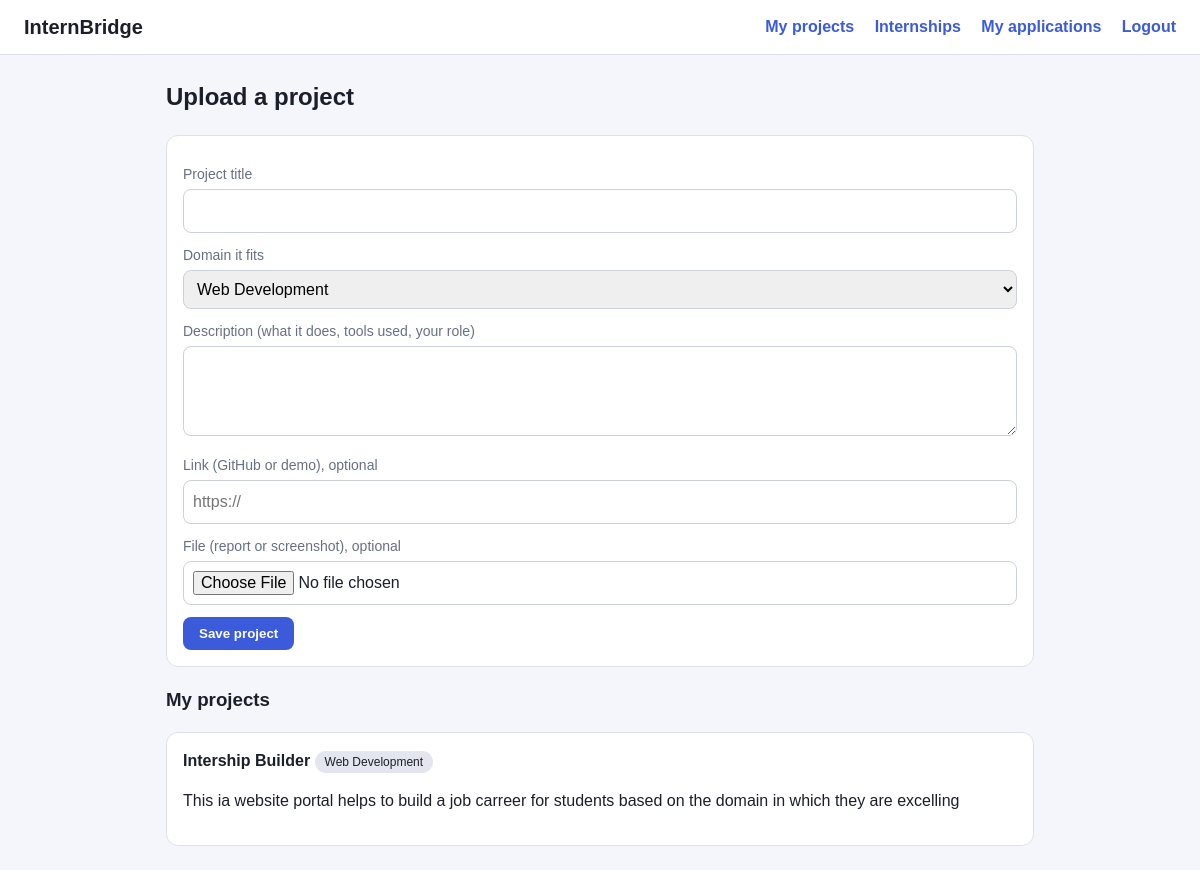
The app's page /student (signed in) with its own data.
### app.py (models this page shows)
class Project(db.Model):
    id = db.Column(db.Integer, primary_key=True)
    student_id = db.Column(db.Integer, db.ForeignKey("user.id"))
    title = db.Column(db.String(150))
    description = db.Column(db.Text)
    domain = db.Column(db.String(60))
    link = db.Column(db.String(300), default="")
    file = db.Column(db.String(200), default="")

### app.py (the view, shortened to what this page needs)
@app.route("/student", methods=["GET", "POST"])
@role_required("student")
def student_dashboard():
    projects = Project.query.filter_by(student_id=current_user.id).all()
    return render_template("student_dashboard.html", projects=projects)

### app.py (called while the page is built)
@login_manager.user_loader
def load_user(uid):
    return db.session.get(User, int(uid))

def role_required(role):
    def deco(f):
        @wraps(f)
        def wrapper(*a, **k):
            if not current_user.is_authenticated:
                return login_manager.unauthorized()
            if current_user.role != role:
                abort(403)
            return f(*a, **k)
        return wrapper
    return deco

### templates/student_dashboard.html
{% extends "base.html" %}
{% block content %}
<h2>Upload a project</h2>
<form method="post" enctype="multipart/form-data" class="card">
  <label>Project title</label><input name="title" required>
  <label>Domain it fits</label>
  <select name="domain">{% for d in DOMAINS %}<option>{{ d }}</option>{% endfor %}</select>
  <label>Description (what it does, tools used, your role)</label><textarea name="description" required></textarea>
  <label>Link (GitHub or demo), optional</label><input name="link" placeholder="https://">
  <label>File (report or screenshot), optional</label><input type="file" name="file" accept=".png,.jpg,.jpeg,.pdf">
  <button>Save project</button>
</form>
<h3>My projects</h3>
{% for p in projects %}
<div class="card"><b>{{ p.title }}</b> <span class="tag">{{ p.domain }}</span><p>{{ p.description }}</p></div>
{% else %}<p class="mu">No projects yet.</p>{% endfor %}
{% endblock %}

### static/style.css (style rules this page uses)
* { box-sizing: border-box; }
body { margin: 0; font-family: Arial, sans-serif; background: #f4f6fb; color: #1b1f2a; line-height: 1.5; }
.card { background: #fff; border: 1px solid #dde1ea; border-radius: 12px; padding: 16px; margin-bottom: 14px; }
label { display: block; margin: 12px 0 4px; font-size: 14px; color: #667085; }
input, select, textarea { width: 100%; padding: 9px; border: 1px solid #ccd1dc; border-radius: 8px; font: inherit; }
textarea { min-height: 90px; }
button, .btn { display: inline-block; margin-top: 12px; padding: 9px 16px; border: 0; border-radius: 8px; background: #3b5bdb; color: #fff; font-weight: 600; cursor: pointer; text-decoration: none; }
.tag { display: inline-block; padding: 2px 10px; border-radius: 99px; font-size: 12px; background: #e3e6ee; }

### records on screen
Project: title "Intership Builder", domain "Web Development", description "This ia website portal helps to build a job carreer for students based on the domain in which they are excelling"

### other values on screen
form field domain "Web Development"
